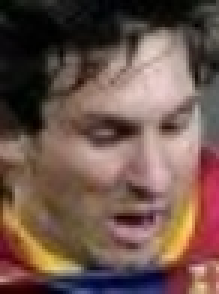
#> input picture Data/Messi1.jpg, 73 x 98 px (shown 3 times larger)
$ python Hough_example2.py ../Data/Messi1.jpg
#> lines starting #> are read from the running program, lines starting #| are printed output that depends on the picture; after the words box and inside, x2 and y2 are one past the last pixel; in counts of white or black regions, pixels touching at a corner belong together
import sys
import cv2 as cv
import numpy as np
titleWindow = 'Hough_example2.py'

def main(argv):
    ## [load]
    default_file = '../opencv/Samples/Data/smarties.png'
    filename = argv[0] if len(argv) > 0 else default_file

    # Loads an image
    src = cv.imread(cv.samples.findFile(filename), cv.IMREAD_COLOR)
#> src is the input picture: shape (98, 73, 3); mean B, G, R 76.1, 85.1, 110.5

    # Check if image is loaded fine
    if src is None:
        print ('Error opening image!')
        print ('Usage: hough_circle.py [image_name -- default ' + default_file + '] \n')
        return -1
    ## [load]

    ## [convert_to_gray]
    # Convert it to gray
    gray = cv.cvtColor(src, cv.COLOR_BGR2GRAY)
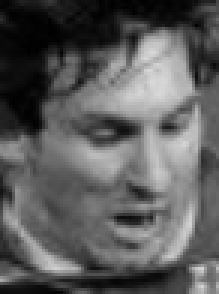
#> gray: shape (98, 73) (shown 3 times larger); min 0, max 216, mean 91.7
    ## [convert_to_gray]

    ## [reduce_noise]
    # Reduce the noise to avoid false circle detection
    gray = cv.medianBlur(gray, 5)
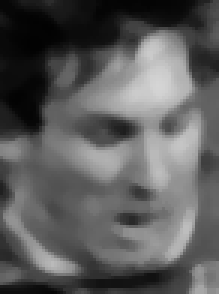
#> gray: shape (98, 73) (shown 3 times larger); min 2, max 213, mean 91.4
    ## [reduce_noise]

    ## [houghcircles]
    rows = gray.shape[0]
#> rows = 98
    circles = cv.HoughCircles(gray, cv.HOUGH_GRADIENT, 1, rows / 8,
                               param1=100, param2=30,
                               minRadius=1, maxRadius=30)
#> circles = None
    ## [houghcircles]

    ## [draw]
    if circles is not None:
        circles = np.uint16(np.around(circles))
        for i in circles[0, :]:
            center = (i[0], i[1])
            # circle center
            cv.circle(src, center, 1, (0, 100, 100), 3)
            # circle outline
            radius = i[2]
            cv.circle(src, center, radius, (255, 0, 255), 3)
    ## [draw]

    ## [display]
    cv.imshow("detected circles", src)
    cv.waitKey(0)
    ## [display]

    return 0


if __name__ == "__main__":
    main(sys.argv[1:])

$ run again, on Data/baboon.jpg
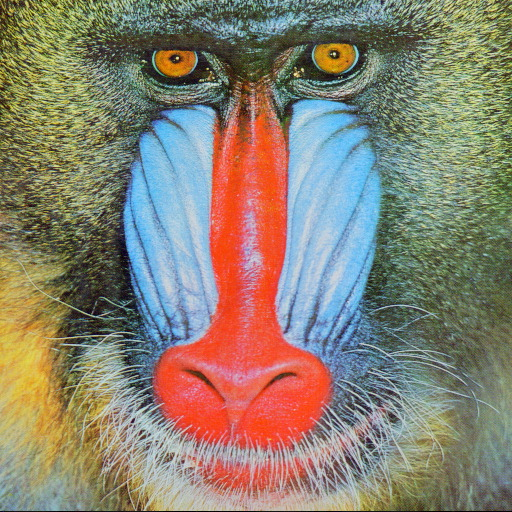
#> input picture Data/baboon.jpg, 512 x 512 px
#> in main, src is the input picture: shape (512, 512, 3); mean B, G, R 112.9, 129.1, 137.1
#> in main, `gray = cv.medianBlur(gray, 5)`:
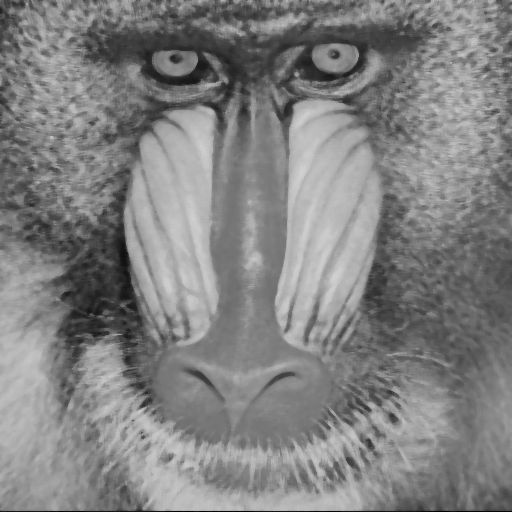
#> gray: shape (512, 512); min 1, max 209, mean 129.1
#> in main, `circles = cv.HoughCircles(gray, cv.HOUGH_GRADIENT, 1, rows / 8, param1..`: circles = [[338.5, 49.5, 28.3], [430.5, 61.5, 19.4], [105.5, 396.5, 21.6], [81.5, 124.5, 17.2], [316.5, 474.5, 17.2], [32.5, 53.5, 15], [486.5, 130.5, 12.7]]
#> in main, `circles = np.uint16(np.around(circles))`: circles = [[338, 50, 28], [430, 62, 19], [106, 396, 22], [82, 124, 17], [316, 474, 17], [32, 54, 15], [486, 130, 13]]
#> the loop in main, `for i in circles[0, :]:` made 7 passes
#> after the loop in main, `for i in circles[0, :]:`:
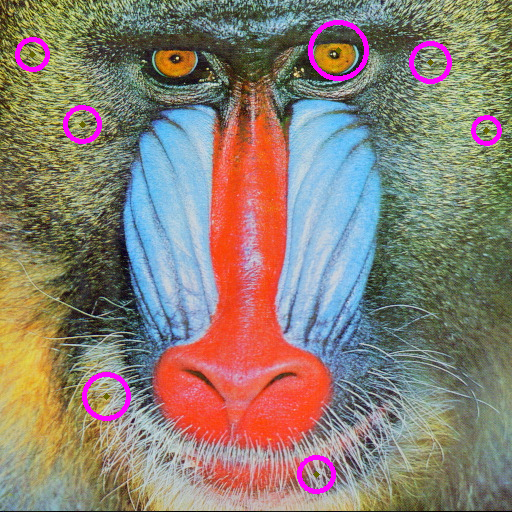
#> src: shape (512, 512, 3); 1.63% of pixels changed, all inside (x1, y1, x2, y2) = (15, 20, 502, 494)

$ run again, on Data/image.jpg
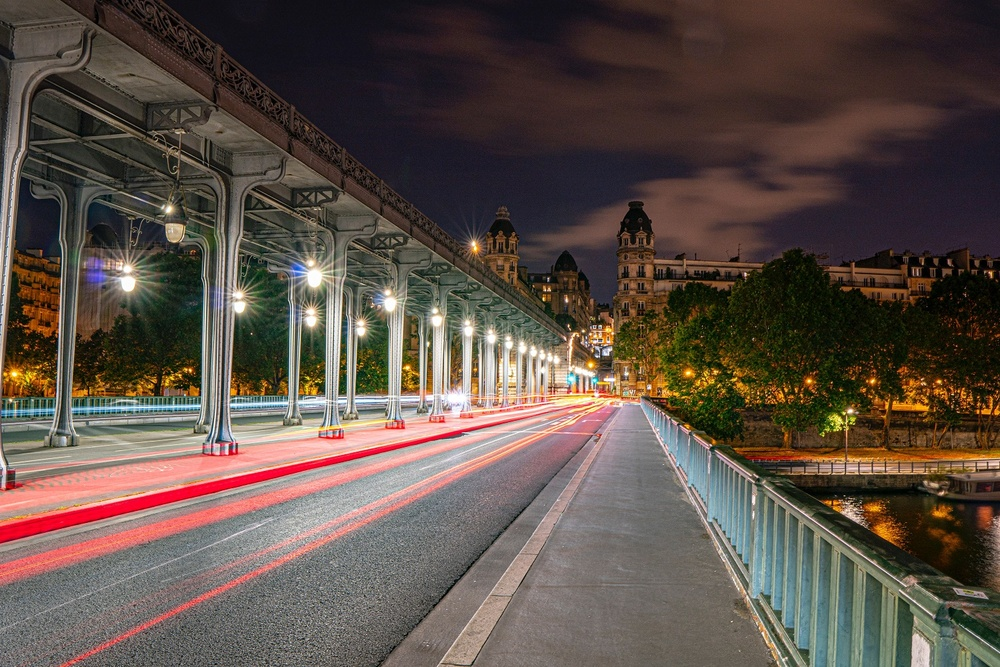
#> input picture Data/image.jpg, 1000 x 667 px, shrunk from 1500 x 1000 before the run
#> in main, src is the input picture: shape (667, 1000, 3); mean B, G, R 70.8, 79, 92.2
#> in main, `gray = cv.cvtColor(src, cv.COLOR_BGR2GRAY)`:
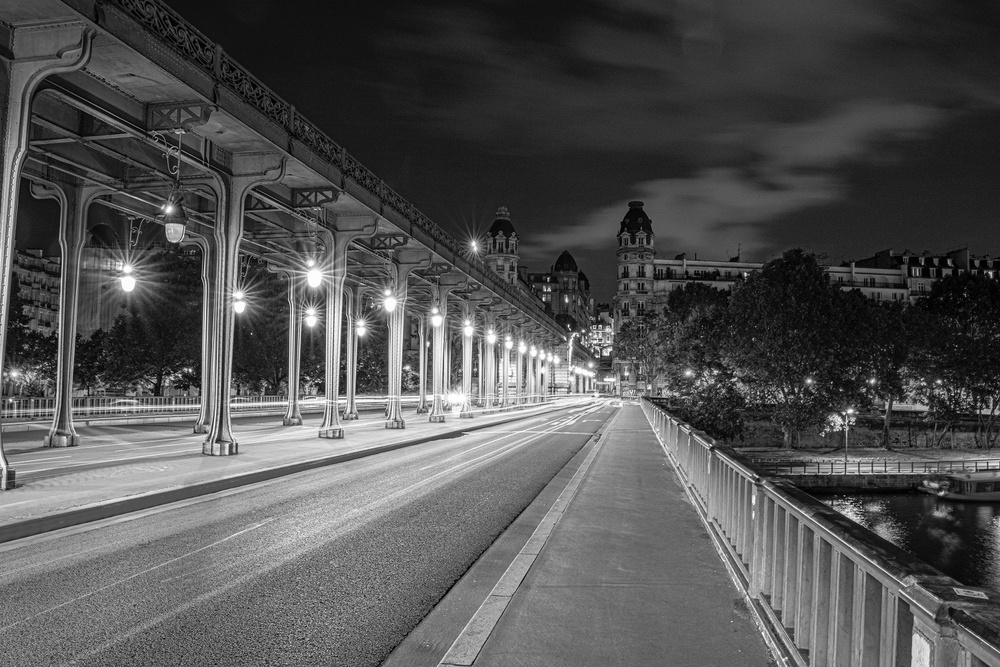
#> gray: shape (667, 1000); min 0, max 255, mean 82
#> in main, `circles = cv.HoughCircles(gray, cv.HOUGH_GRADIENT, 1, rows / 8, param1..`: circles = [[315.5, 282.5, 23.9], [372.5, 385.5, 22.8]]
#> in main, `circles = np.uint16(np.around(circles))`: circles = [[316, 282, 24], [372, 386, 23]]
#> the loop in main, `for i in circles[0, :]:` made 2 passes
#> after the loop in main, `for i in circles[0, :]:`:
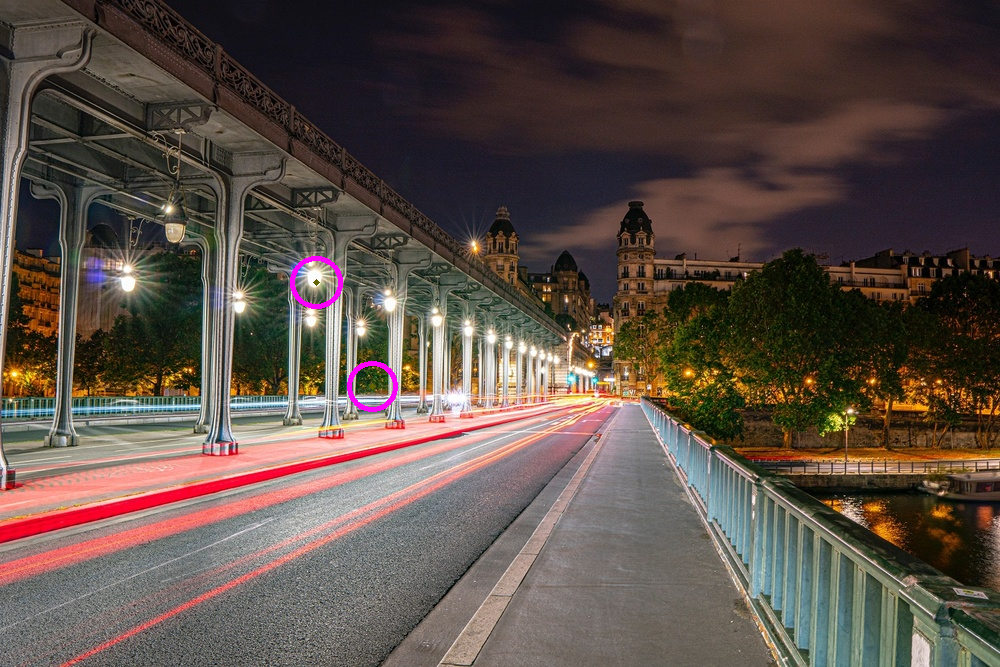
#> src: shape (667, 1000, 3); 0.23% of pixels changed, all inside (x1, y1, x2, y2) = (290, 256, 398, 412)
